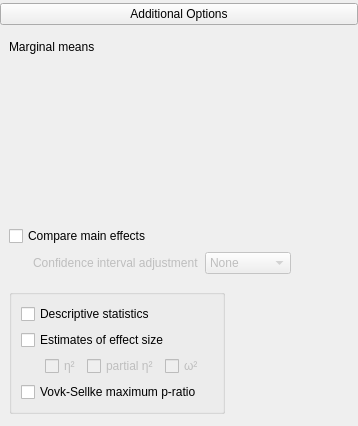
    <widget class="QWidget" name="groupOptions" native="true">
     <layout class="QGridLayout" name="gridLayout_12">
      <property name="leftMargin">
       <number>0</number>
      </property>
      <property name="topMargin">
       <number>3</number>
      </property>
      <property name="rightMargin">
       <number>0</number>
      </property>
      <property name="bottomMargin">
       <number>3</number>
      </property>
      <item row="0" column="0">
       <widget class="ExpanderButton" name="expanderOptions">
        <property name="sizePolicy">
         <sizepolicy hsizetype="Expanding" vsizetype="Fixed">
          <horstretch>0</horstretch>
          <verstretch>0</verstretch>
         </sizepolicy>
        </property>
        <property name="text">
         <string>Additional Options</string>
        </property>
       </widget>
      </item>
      <item row="3" column="0" alignment="Qt::AlignLeft">
       <widget class="QWidget" name="containerOptions" native="true">
        <layout class="QGridLayout" name="gridLayout_5">
         <item row="0" column="0">
          <widget class="QWidget" name="groupCompareMainEffects" native="true">
           <layout class="QGridLayout" name="gridLayout_11">
            <property name="leftMargin">
             <number>0</number>
            </property>
            <property name="topMargin">
             <number>0</number>
            </property>
            <property name="rightMargin">
             <number>0</number>
            </property>
            <item row="2" column="0">
             <widget class="QWidget" name="widgetCIAdjustmentTypes" native="true">
              <property name="enabled">
               <bool>false</bool>
              </property>
              <property name="minimumSize">
               <size>
                <width>24</width>
                <height>0</height>
               </size>
              </property>
              <layout class="QGridLayout" name="gridLayout_23">
               <property name="leftMargin">
                <number>24</number>
               </property>
               <property name="topMargin">
                <number>0</number>
               </property>
               <property name="rightMargin">
                <number>0</number>
               </property>
               <property name="bottomMargin">
                <number>0</number>
               </property>
               <item row="0" column="0">
                <widget class="QLabel" name="label_16">
                 <property name="text">
                  <string>Confidence interval adjustment</string>
                 </property>
                </widget>
               </item>
               <item row="0" column="1">
                <widget class="BoundComboBox" name="marginalMeansCIAdjustment">
                 <item>
                  <property name="text">
                   <string>None</string>
                  </property>
                 </item>
                 <item>
                  <property name="text">
                   <string>Bonferroni</string>
                  </property>
                 </item>
                 <item>
                  <property name="text">
                   <string>Sidak</string>
                  </property>
                 </item>
                </widget>
               </item>
              </layout>
             </widget>
            </item>
            <item row="0" column="0" colspan="4">
             <widget class="QWidget" name="marginalMeansContainer" native="true">
              <layout class="QGridLayout" name="gridLayout_13">
               <property name="leftMargin">
                <number>0</number>
               </property>
               <property name="topMargin">
                <number>0</number>
               </property>
               <property name="rightMargin">
                <number>0</number>
               </property>
               <property name="bottomMargin">
                <number>0</number>
               </property>
               <item row="0" column="0">
                <widget class="QLabel" name="label_10">
                 <property name="sizePolicy">
                  <sizepolicy hsizetype="Preferred" vsizetype="Preferred">
                   <horstretch>0</horstretch>
                   <verstretch>0</verstretch>
                  </sizepolicy>
                 </property>
                 <property name="text">
                  <string>Marginal means</string>
                 </property>
                </widget>
               </item>
               <item row="1" column="0">
                <widget class="BoundAssignWidget" name="marginalMeansTerms" native="true">
                 <property name="minimumSize">
                  <size>
                   <width>0</width>
                   <height>160</height>
                  </size>
                 </property>
                </widget>
               </item>
              </layout>
             </widget>
            </item>
            <item row="2" column="3">
             <spacer name="horizontalSpacer_5">
              <property name="orientation">
               <enum>Qt::Horizontal</enum>
              </property>
              <property name="sizeHint" stdset="0">
               <size>
                <width>40</width>
                <height>20</height>
               </size>
              </property>
             </spacer>
            </item>
            <item row="1" column="0" colspan="2">
             <widget class="BoundCheckBox" name="marginalMeansCompareMainEffects">
              <property name="text">
               <string>Compare main effects</string>
              </property>
             </widget>
            </item>
           </layout>
          </widget>
         </item>
         <item row="1" column="0">
          <widget class="GroupBox" name="containerDisplay">
           <property name="sizePolicy">
            <sizepolicy hsizetype="Fixed" vsizetype="Preferred">
             <horstretch>0</horstretch>
             <verstretch>0</verstretch>
            </sizepolicy>
           </property>
           <property name="title">
            <string/>
           </property>
           <layout class="QGridLayout" name="gridLayout_3">
            <item row="0" column="1" colspan="2">
             <widget class="BoundCheckBox" name="descriptives">
              <property name="text">
               <string>Descriptive statistics</string>
              </property>
             </widget>
            </item>
            <item row="1" column="1" colspan="2">
             <widget class="BoundCheckBox" name="effectSizeEstimates">
              <property name="text">
               <string>Estimates of effect size</string>
              </property>
             </widget>
            </item>
            <item row="2" column="1" colspan="2">
             <widget class="QWidget" name="widgetEffectSizeTypes" native="true">
              <property name="enabled">
               <bool>false</bool>
              </property>
              <layout class="QGridLayout" name="gridLayout_4">
               <property name="leftMargin">
                <number>24</number>
               </property>
               <property name="topMargin">
                <number>0</number>
               </property>
               <property name="bottomMargin">
                <number>0</number>
               </property>
               <item row="0" column="0">
                <widget class="BoundCheckBox" name="effectSizeEtaSquared">
                 <property name="text">
                  <string>η²</string>
                 </property>
                </widget>
               </item>
               <item row="0" column="1">
                <widget class="BoundCheckBox" name="effectSizePartialEtaSquared">
                 <property name="text">
                  <string>partial η²</string>
                 </property>
                </widget>
               </item>
               <item row="0" column="2">
                <widget class="BoundCheckBox" name="effectSizeOmegaSquared">
                 <property name="text">
                  <string>ω²</string>
                 </property>
                </widget>
               </item>
              </layout>
             </widget>
            </item>
            <item row="3" column="1">
             <widget class="BoundCheckBox" name="VovkSellkeMPR">
              <property name="sizePolicy">
               <sizepolicy hsizetype="Fixed" vsizetype="Fixed">
                <horstretch>0</horstretch>
                <verstretch>0</verstretch>
               </sizepolicy>
              </property>
              <property name="text">
               <string>Vovk-Sellke maximum p-ratio</string>
              </property>
             </widget>
            </item>
           </layout>
          </widget>
         </item>
        </layout>
       </widget>
      </item>
     </layout>
    </widget>
